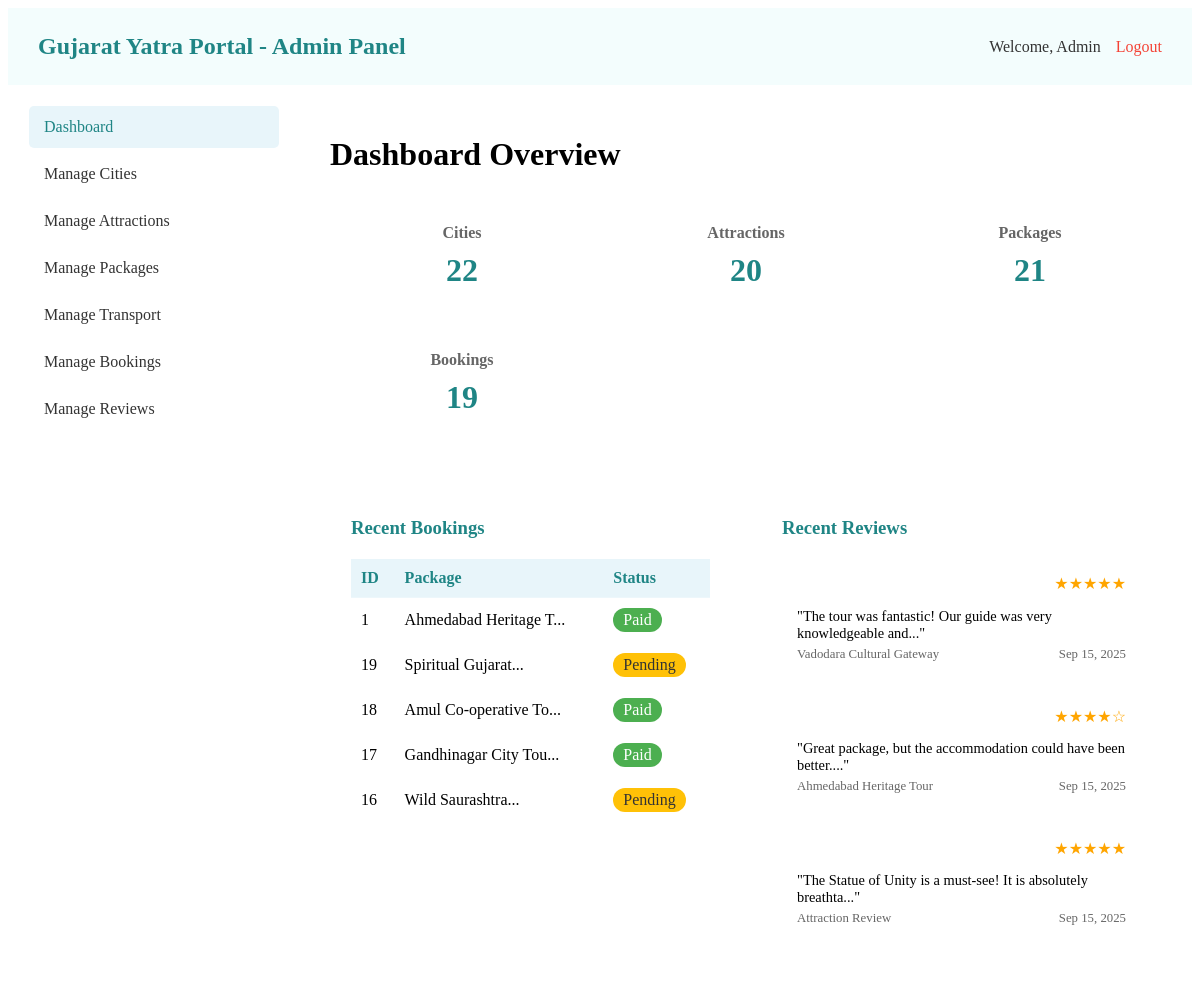
/admin/dashboard.php, run on an earlier commit of the app's database.
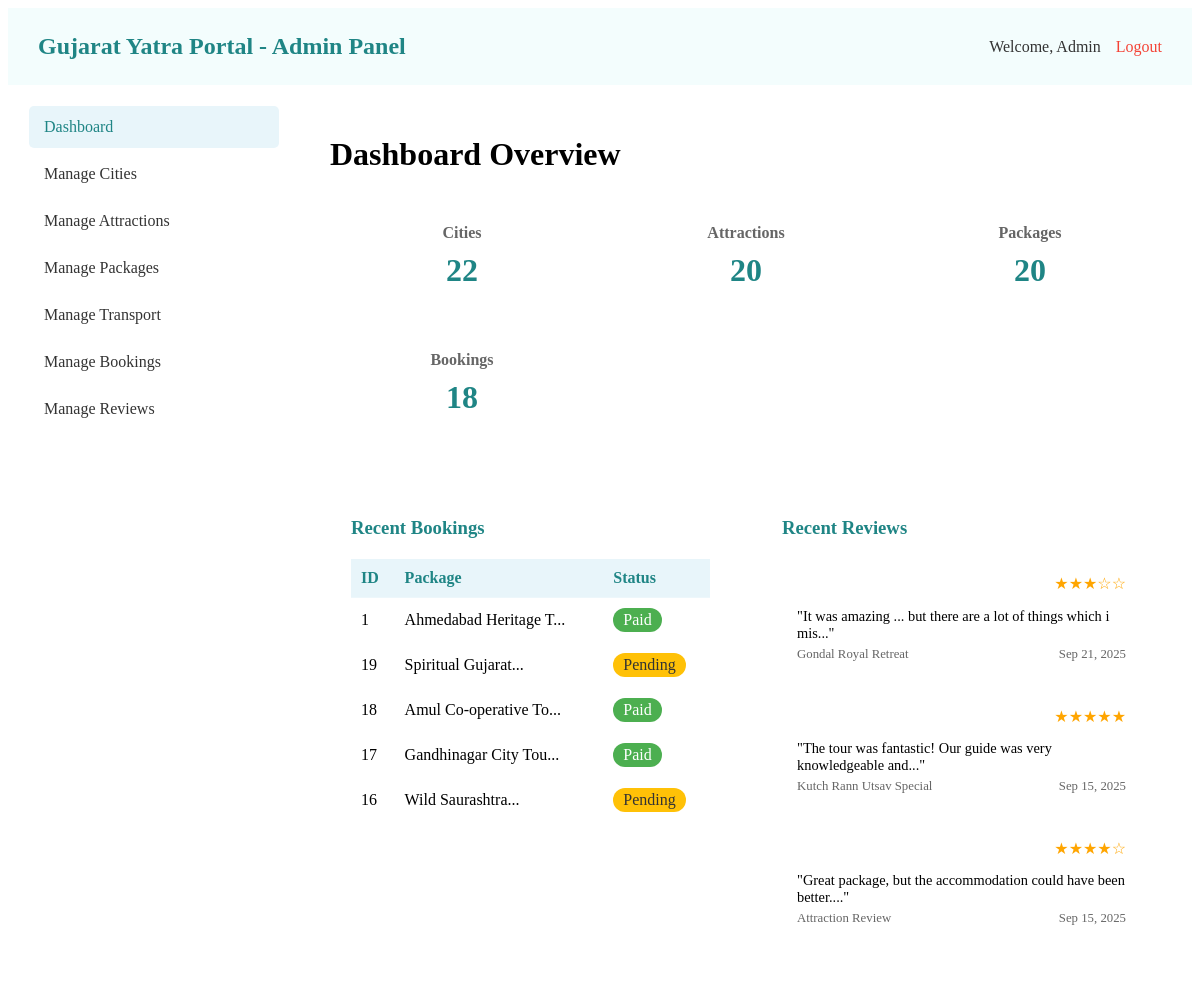
And on a later commit of the database.
### tables this page shows
CREATE TABLE `bookings` (
  `booking_id` int(11) NOT NULL,
  `user_id` int(11) DEFAULT NULL,
  `package_id` int(11) DEFAULT NULL,
  `booking_date` timestamp NOT NULL DEFAULT current_timestamp(),
  `travel_date` date NOT NULL,
  `number_of_travelers` int(11) NOT NULL,
  `total_amount` decimal(10,2) NOT NULL,
  `payment_status` enum('pending','paid','cancelled') DEFAULT 'pending'
);

CREATE TABLE `packages` (
  `package_id` int(11) NOT NULL,
  `name` varchar(255) NOT NULL,
  `description` text DEFAULT NULL,
  `price` decimal(10,2) NOT NULL,
  `duration_days` int(11) DEFAULT NULL,
  `inclusions` text DEFAULT NULL,
  `city_id` int(11) DEFAULT NULL,
  `image_url` varchar(255) DEFAULT NULL
);

CREATE TABLE `reviews` (
  `review_id` int(11) NOT NULL,
  `user_id` int(11) DEFAULT NULL,
  `package_id` int(11) DEFAULT NULL,
  `attraction_id` int(11) DEFAULT NULL,
  `rating` int(11) DEFAULT NULL CHECK (`rating` >= 1 and `rating` <= 5),
  `comment` text DEFAULT NULL,
  `date_posted` timestamp NOT NULL DEFAULT current_timestamp(),
  `status` enum('pending','approved','rejected') DEFAULT 'pending'
);

### admin/dashboard.php (the view, shortened to what this page needs)
<?php
include('../includes/db_connect.php');
$cities_count = 0;
$attractions_count = 0;
$packages_count = 0;
$bookings_count = 0;
$sql = "SELECT COUNT(*) as count FROM cities";
$result = mysqli_query($conn, $sql);
if ($result) {
    $row = mysqli_fetch_assoc($result);
    $cities_count = $row['count'];
}
$sql = "SELECT COUNT(*) as count FROM attractions";
$result = mysqli_query($conn, $sql);
if ($result) {
    $row = mysqli_fetch_assoc($result);
    $attractions_count = $row['count'];
}
$sql = "SELECT COUNT(*) as count FROM packages";
$result = mysqli_query($conn, $sql);
if ($result) {
    $row = mysqli_fetch_assoc($result);
    $packages_count = $row['count'];
}
$sql = "SELECT COUNT(*) as count FROM bookings";
$result = mysqli_query($conn, $sql);
if ($result) {
    $row = mysqli_fetch_assoc($result);
    $bookings_count = $row['count'];
}
$recent_bookings = array();
$sql = "SELECT b.booking_id, p.name, b.payment_status
        FROM bookings b
        JOIN packages p ON b.package_id = p.package_id
        ORDER BY b.booking_date DESC
        LIMIT 5";
$result = mysqli_query($conn, $sql);
if ($result) {
    while ($row = mysqli_fetch_assoc($result)) {
        $recent_bookings[] = $row;
    }
}
$recent_reviews = array();
$sql = "SELECT r.*, p.name as package_name
        FROM reviews r
        LEFT JOIN packages p ON r.package_id = p.package_id
        ORDER BY r.date_posted DESC
        LIMIT 3";
$result = mysqli_query($conn, $sql);
if ($result) {
    while ($row = mysqli_fetch_assoc($result)) {
        $recent_reviews[] = $row;
    }
}
?>
<!DOCTYPE html>
<html lang="en">
<head>
    <link rel="stylesheet" href="https://cdnjs.cloudflare.com/ajax/libs/font-awesome/6.0.0-beta3/css/all.min.css">
</head>
<body>
    <?php include 'admin_header.php'; ?>
    <div class="admin-container">
        <?php include 'admin_sidebar.php'; ?>
        <div class="admin-content">
            <h1 style="color: #000000ff; margin-bottom: 30px;">Dashboard Overview</h1>
            <div class="stats-grid" style="display: grid; grid-template-columns: repeat(auto-fit, minmax(200px, 1fr)); gap: 20px; margin-bottom: 40px;">
                <div class="stat-card glass">
                    <h3>Cities</h3>
                    <p><?php echo $cities_count; ?></p>
                </div>
                <div class="stat-card glass">
                    <h3>Attractions</h3>
                    <p><?php echo $attractions_count; ?></p>
                </div>
                <div class="stat-card glass">
                    <h3>Packages</h3>
                    <p><?php echo $packages_count; ?></p>
                </div>
                <div class="stat-card glass">
                    <h3>Bookings</h3>
                    <p><?php echo $bookings_count; ?></p>
                </div>
            </div>
            <div class="recent-activity" style="display: grid; grid-template-columns: 1fr 1fr; gap: 30px;">
                <div class="glass" style="padding: 20px;">
                    <h3 style="color: #1f8585ff; margin-bottom: 20px;">Recent Bookings</h3>
                    <table style="width: 100%; border-collapse: collapse;">
                        <thead>
                            <tr style="border-bottom: 1px solid #eee;">
                                <th style="padding: 10px; text-align: left;">ID</th>
                                <th style="padding: 10px; text-align: left;">Package</th>
                                <th style="padding: 10px; text-align: left;">Status</th>
                            </tr>
                        </thead>
                        <tbody>
                            <?php foreach ($recent_bookings as $booking): ?>
                            <tr style="border-bottom: 1px solid #eee;">
                                <td style="padding: 10px;"><?php echo $booking['booking_id']; ?></td>
                                <td style="padding: 10px;"><?php echo substr($booking['name'], 0, 20) . '...'; ?></td>
                                <td style="padding: 10px;">
                                    <span style="display: inline-block; padding: 3px 10px; border-radius: 20px; background: <?php echo ($booking['payment_status'] === 'paid' ? '#4CAF50' : '#FFC107'); ?>; color: <?php echo ($booking['payment_status'] === 'paid' ? 'white' : '#333'); ?>;">
                                        <?php echo ucfirst($booking['payment_status']); ?>
                                    </span>
                                </td>
                            </tr>
                            <?php endforeach; ?>
                        </tbody>
                    </table>
                </div>
                <div class="glass" style="padding: 20px;">
                    <h3 style="color: #1f8585ff; margin-bottom: 20px;">Recent Reviews</h3>
                    <div style="display: flex; flex-direction: column; gap: 15px;">
                        <?php foreach ($recent_reviews as $review): ?>
                        <div style="padding: 15px; background: rgba(255, 255, 255, 0.3); border-radius: 8px;">
                            <div style="display: flex; justify-content: space-between; margin-bottom: 10px;">
                                <span style="color: #FFA500;"><?php echo str_repeat('★', $review['rating']) . str_repeat('☆', 5 - $review['rating']); ?></span>
                            </div>
                            <p style="margin-bottom: 5px; font-size: 0.9rem;">"<?php echo substr($review['comment'], 0, 60) . '...'; ?>"</p>
                            <div style="display: flex; justify-content: space-between; font-size: 0.8rem; color: #666;">
                                <span><?php echo ($review['package_name'] ? $review['package_name'] : 'Attraction Review'); ?></span>
                                <span><?php echo date('M j, Y', strtotime($review['date_posted'])); ?></span>
                            </div>
                        </div>
                        <?php endforeach; ?>
                    </div>
                </div>
            </div>
        </div>
    </div>
</body>
</html>

### admin/admin_header.php (shortened to what this page needs)
<!DOCTYPE html>
<html lang="en">
<head>
    <link rel="stylesheet" href="admin_styles.css">
</head>
<body>
<header class="admin-header">
    <h2>Gujarat Yatra Portal - Admin Panel</h2>
    <div class="header-welcome">
        <span>Welcome, <?php echo $_SESSION['admin_username'] ?? 'Admin'; ?></span>
        <a href="logout.php">Logout</a>
    </div>
</header>

### admin/admin_sidebar.php (shortened to what this page needs)
<!DOCTYPE html>
<html lang="en">
<head>
    <link rel="stylesheet" href="admin_styles.css">
</head>
<body>
<link rel="stylesheet" href="admin_styles.css">
    <div class="admin-sidebar glass">
        <nav class="admin-nav">
            <a href="dashboard.php" class="active">Dashboard</a>
            <a href="manage_cities.php">Manage Cities</a>
            <a href="manage_attractions.php"> Manage Attractions</a>
            <a href="manage_packages.php"> Manage Packages</a>
            <a href="manage_transport.php"> Manage Transport</a>
            <a href="manage_bookings.php">Manage Bookings</a>
            <a href="manage_reviews.php">Manage Reviews</a>
        </nav>
    </div>
</body>
</html>

### admin/admin_styles.css (style rules this page uses)
.admin-container { display: flex; min-height: calc(100vh - 80px); }
.admin-header { background: rgba(140, 230, 236, 0.1); padding: 25px 30px; display: flex; justify-content: space-between; align-items: center; }
.admin-header h2 { color: #1f8585ff; margin: 0; }
.header-welcome { display: flex; align-items: center; gap: 15px; }
.header-welcome span { color: #333; }
.header-welcome a { color: #f44336; text-decoration: none; }
.admin-sidebar { width: 250px; background: rgba(140, 230, 236, 0.1); padding: 20px; border-right: 1px solid rgba(180, 221, 238, 0.2); }
.admin-nav a { display: block; padding: 12px 15px; color: #333; text-decoration: none; margin-bottom: 5px; border-radius: 5px; transition: all 0.3s ease; }
.admin-nav a:hover, .admin-nav a.active { background: rgba(180, 221, 238, 0.3); color: #1f8585ff; }
.admin-content { flex: 1; padding: 30px; background: rgba(255, 255, 255, 0.1); }
.glass { background: rgba(255, 255, 255, 0.15); backdrop-filter: blur(10px); border-radius: 15px; border: 1px solid rgba(255, 255, 255, 0.2); }
.stat-card { padding: 20px; text-align: center; border-radius: 15px; }
.stat-card h3 { margin: 0 0 10px 0; font-size: 1rem; color: #666; }
.stat-card p { margin: 0; font-size: 2rem; font-weight: bold; color: #1f8585ff; }
.stats-grid { display: grid; grid-template-columns: repeat(auto-fit, minmax(200px, 1fr)); gap: 20px; margin-bottom: 40px; }
.recent-activity { display: grid; grid-template-columns: 1fr 1fr; gap: 30px; }
table { width: 100%; border-collapse: collapse; margin-top: 20px; }
table th, table td { padding: 12px 15px; text-align: left; border-bottom: 1px solid rgba(255, 255, 255, 0.2); }
table th { background: rgba(180, 221, 238, 0.3); color: #1f8585ff; font-weight: 600; }

What changed in the data, as far as the page shows it:
no longer on this page (row edited): reviews: rating "★★★★★", comment "The Statue of Unity is a must-see! It is absolutely breathta", shows "Attraction Review", date_posted "Sep 15, 2025"
added reviews: rating "★★★", rating "☆☆", comment "It was amazing ... but there are a lot of things which i mis", package.name "Gondal Royal Retreat", date_posted "Sep 21, 2025"
changed reviews "The tour was fantastic! Our guide was very knowledgeable and": package.name "Vadodara Cultural Gateway" → "Kutch Rann Utsav Special"
changed reviews "Great package, but the accommodation could have been better.": package.name "Ahmedabad Heritage Tour" → (not shown); now shows "Attraction Review"
Also different on the page:
$packages_count: "21" → "20"
$bookings_count: "19" → "18"
